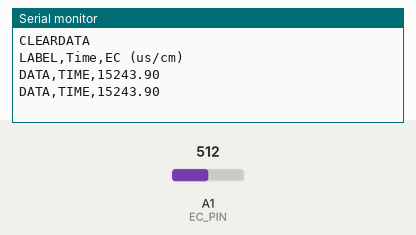
Recording of a sketch running on a simulated Arduino Uno, built with avr-gcc and run on an emulated ATmega328P. Shown: the last lines printed to the serial monitor. The inputs (shaded band) are chosen by the test bench; at power-on: A1 (EC_PIN) = 512.

Above: at 3.8 s.
3.9 s: A1 (EC_PIN) set to 716
At 6.3 s:
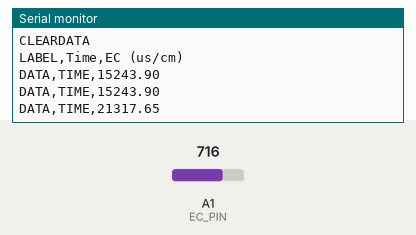
6.7 s: A1 (EC_PIN) set to 900
At 7.9 s:
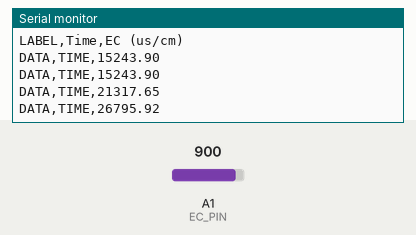
Timing chart, 0 to 9.7 s (numbered marks = the images above; inputs shaded):
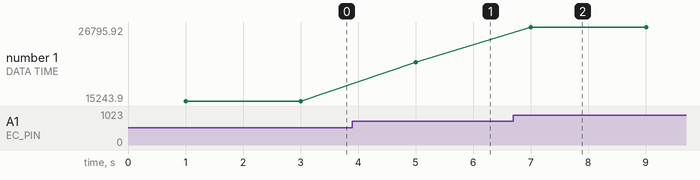

The sketch:

CODE-004.ino
```cpp
//https://uclalemur.com/blog/use-plx-daq-to-transform-data-between-arduino-and-excel/PLX-DAQ.zip
#include "DFRobot_EC.h"
#include <EEPROM.h>
#define EC_PIN A1
float voltage, ecValue, temperature = 25;
int Count = 0;    // Biến Count dùng để xác định số bộ dữ liệu gửi trong 1 vòng
DFRobot_EC ec;
//.........................................................
void setup()
{
  Serial.begin(9600);
  Serial.println("CLEARDATA");  // xóa dữ liệu trên sheet đầu tiên của file excel
  Serial.println("LABEL,Time,EC (us/cm)"); // Nhãn (label) cho 2 cột đầu tiên trên sheet đầu tiên của file excel
  ec.begin();
}
//.........................................................
void loop()
{
  static unsigned long timepoint = millis();
  if (millis() - timepoint > 1000U) //time interval: 1s
  {
    Count++;
    Serial.print("DATA,TIME,");   // Gán giá trị cho cột đầu tiên = thời gian hiện hành
    timepoint = millis();
    voltage = analogRead(EC_PIN) / 1024.0 * 5000000; // read the voltage
    //temperature = readTemperature();          // read your temperature sensor to execute temperature compensation
    ecValue =  ec.readEC(voltage, temperature); // convert voltage to EC with temperature compensation
    //    Serial.print("temperature:");
    //    Serial.print(temperature, 1);
    //Serial.print("EC:");
    Serial.println(ecValue, 2);// giá trị cho cột thứ 2
    //Serial.println("ms/cm");
    delay(2000);
  }
  ec.calibration(voltage, temperature);         // calibration process by Serail CMD

  if (Count >= 10000) {     // giới hạn số bộ dữ liệu trong 43200 lần gửi, sau đó lặp lại & lưu chồng lên dữ liệu cũ
    Count = 0;
    Serial.println("ROW,SET,2");  // Bắt đầu từ Row 2 của sheet Excel
  }
}
//.........................................................
float readTemperature()
{
  //add your code here to get the temperature from your temperature sensor
}
```

Measured:
- after the input at 3.9 s, the serial monitor: prints a new line after 1.1 s (image 1)
- after the input at 6.7 s, the serial monitor: prints a new line after 0.30 s (image 2)
- plotted number 1: 15243.9 → 21317.65 after the input at 3.9 s, 21317.65 → 26795.92 after the input at 6.7 s
